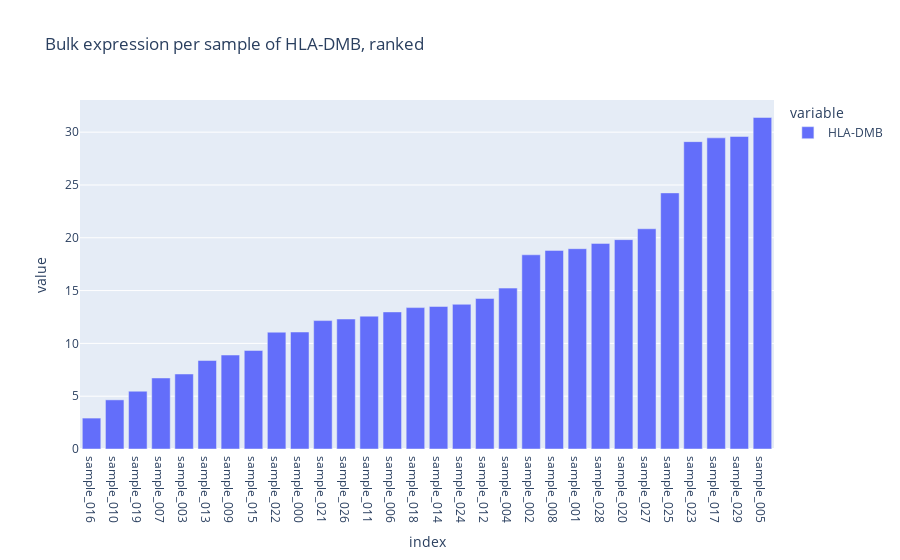

The notebook cell saved with this chart:
### Markdown cell above
* Rank the bulk expression of HLA-DMB for each sample

### Code cell
px.bar(
    mixtures_in_silico.loc[gene].sort_values(),
    title=f"Bulk expression per sample of {gene}, ranked"
)

### Figure 1 — Plotly figure (JSON) as saved in the notebook; plotly's stock layout.template omitted (floating-point values rounded to 4 significant figures)
{"data": [{"alignmentgroup": "True", "hovertemplate": "variable=HLA-DMB<br>index=%{x}<br>value=%{y}<extra></extra>", "legendgroup": "HLA-DMB", "marker": {"color": "#636efa", "pattern": {"shape": ""}}, "name": "HLA-DMB", "offsetgroup": "HLA-DMB", "orientation": "v", "showlegend": true, "textposition": "auto", "type": "bar", "x": ["sample_016", "sample_010", "sample_019", "sample_007", "sample_003", "sample_013", "sample_009", "sample_015", "sample_022", "sample_000", "sample_021", "sample_026", "sample_011", "sample_006", "sample_018", "sample_014", "sample_024", "sample_012", "sample_004", "sample_002", "sample_008", "sample_001", "sample_028", "sample_020", "sample_027", "sample_025", "sample_023", "sample_017", "sample_029", "sample_005"], "xaxis": "x", "y": [2.928, 4.653, 5.472, 6.724, 7.102, 8.377, 8.898, 9.331, 11.06, 11.08, 12.16, 12.31, 12.58, 12.98, 13.39, 13.5, 13.7, 14.25, 15.24, 18.39, 18.81, 18.97, 19.47, 19.82, 20.85, 24.25, 29.1, 29.46, 29.59, 31.39], "yaxis": "y"}], "layout": {"autosize": true, "barmode": "relative", "legend": {"title": {"text": "variable"}, "tracegroupgap": 0}, "title": {"text": "Bulk expression per sample of HLA-DMB, ranked"}, "xaxis": {"anchor": "y", "autorange": true, "domain": [0, 1], "range": [-0.5, 29.5], "title": {"text": "index"}, "type": "category"}, "yaxis": {"anchor": "x", "autorange": true, "domain": [0, 1], "range": [0, 33.05], "title": {"text": "value"}, "type": "linear"}}}
